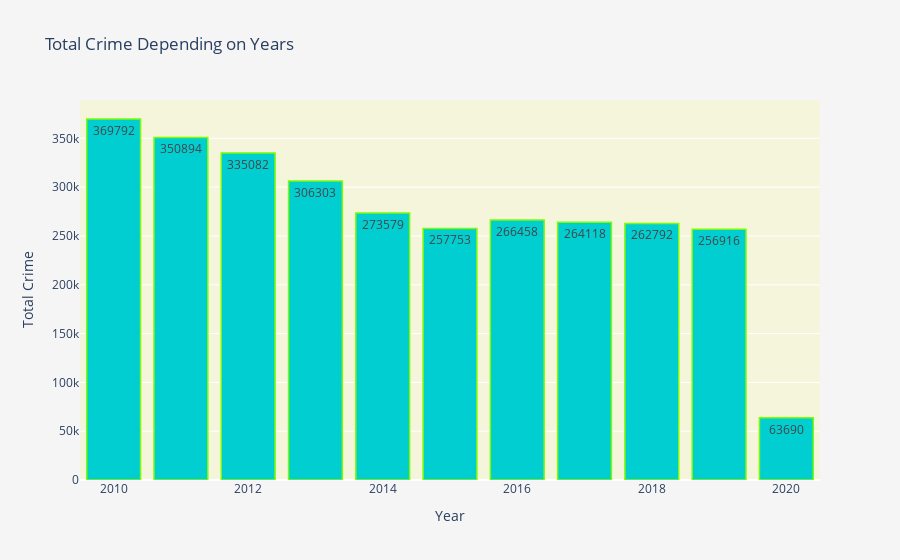

This figure's notebook cell:
### Code cell
def bar(df):
    fig=go.Figure(data=[go.Bar(x=df["Year"],y=df["#crimes"],text=df["#crimes"],textposition="auto",)])
    fig.update_traces(marker_color='rgb(0,206,209)', marker_line_color='rgb(124,252,0)',
                  marker_line_width=1.5, opacity=1)
    fig.update_layout(title='Total Crime Depending on Years', xaxis_title='Year', yaxis_title='Total Crime', plot_bgcolor ='beige', paper_bgcolor='whitesmoke')
    fig.show()
bar(years_crime_count.toPandas())

### Figure 1 — Plotly figure (JSON) as saved in the notebook; plotly's stock layout.template omitted (floating-point values rounded to 4 significant figures)
{"data": [{"marker": {"color": "rgb(0,206,209)", "line": {"color": "rgb(124,252,0)", "width": 1.5}}, "opacity": 1, "text": [369792, 350894, 335082, 306303, 273579, 257753, 266458, 264118, 262792, 256916, 63690], "textposition": "auto", "type": "bar", "x": [2010, 2011, 2012, 2013, 2014, 2015, 2016, 2017, 2018, 2019, 2020], "y": [369792, 350894, 335082, 306303, 273579, 257753, 266458, 264118, 262792, 256916, 63690]}], "layout": {"paper_bgcolor": "whitesmoke", "plot_bgcolor": "beige", "title": {"text": "Total Crime Depending on Years"}, "xaxis": {"title": {"text": "Year"}}, "yaxis": {"title": {"text": "Total Crime"}}}}
